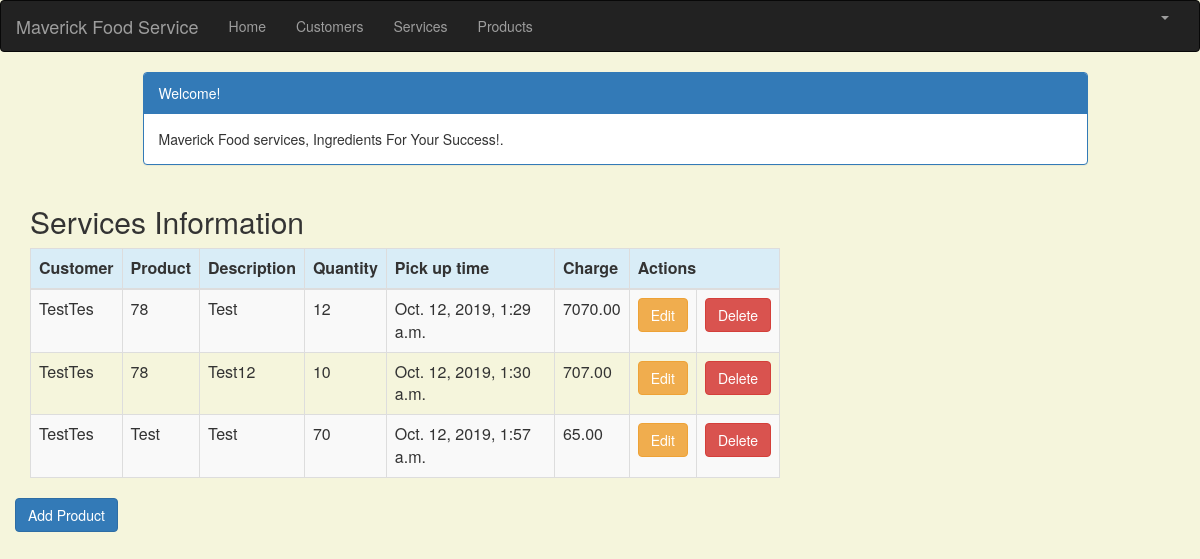
The page /product_list (signed in) on the database its author committed.
### crm/models.py (models this page shows, shortened)
class Product(models.Model):
    cust_name = models.ForeignKey(Customer, on_delete=models.CASCADE, related_name='products')
    product = models.CharField(max_length=100)
    p_description = models.TextField()
    quantity = models.IntegerField()
    pickup_time = models.DateTimeField(
        default=timezone.now)
    charge = models.DecimalField(max_digits=10, decimal_places=2)
    created_date = models.DateTimeField(
        default=timezone.now)
    updated_date = models.DateTimeField(auto_now_add=True)

class Customer(models.Model):
    cust_name = models.CharField(max_length=50)
    organization = models.CharField(max_length=100, blank=True)
    role = models.CharField(max_length=100)
    email = models.EmailField(max_length=100)
    bldgroom = models.CharField(max_length=100)
    address = models.CharField(max_length=200)
    account_number = models.IntegerField(blank=False, null=False)
    city = models.CharField(max_length=50)
    state = models.CharField(max_length=50)
    zipcode = models.CharField(max_length=10)
    phone_number = models.CharField(max_length=50)
    created_date = models.DateTimeField(
        default=timezone.now)
    updated_date = models.DateTimeField(auto_now_add=True)
    def __str__(self):
        return str(self.cust_name)

### crm/views.py (the view)
# urls.py: path('product_list', views.product_list, name='product_list'),
@login_required
def product_list(request):
   products = Product.objects.filter(created_date__lte=timezone.now())
   return render(request, 'crm/product_list.html', {'products': products})

### crm/templates/crm/product_list.html (shortened to what this page needs)
{% extends 'crm/base.html' %}
{% block content %}
    <html>
    <head>
        <link rel="stylesheet" href="https://maxcdn.bootstrapcdn.com/bootstrap/3.3.4/css/bootstrap.min.css">
    </head>
    <body>
    <div class="container">
        <div class="row">
            <div class="col-md-10 col-md-offset-1">
                <div class="panel panel-primary">
                    <div class="panel-heading">Welcome!</div>
                    <div class="panel-body">
                        Maverick Food services, Ingredients For Your Success!.
                    </div>
                </div>
            </div>
        </div>
    </div>
    <div class="row">
        <h2 style="padding-left: 15Px">Services Information</h2>
    </div>
    <div>
        <table class="table table-striped table-bordered table-hover">
            <thead>
            <tr class="bg-info">
                <th>Customer</th>
                <th>Product</th>
                <th>Description</th>
                <th>Quantity</th>
                <th>Pick up time</th>
                <th>Charge</th>
                <th colspan="3">Actions</th>
            </tr>
            </thead>
            <tbody>
            {% for service in products %}
                <tr>
                    <td>{{ service.cust_name }}</td>
                    <td>{{ service.product }}</td>
                     <td>{{ service.p_description }}</td>
                    <td>{{ service.quantity }}</td>
                    <td>{{ service.pickup_time }}</td>
                    <td>{{ service.charge }}</td>
                   <td><a href="{% url 'crm:product_edit' pk=service.pk %}"
                           class="btn btn-warning">Edit</a></td>
                    <td><a href="{%url 'crm:product_delete' pk=service.pk %}"
onclick="return confirm('Are you sure you want to delete?')"
                           class="btn btn-danger">Delete</a>
                    </td>
                </tr>
            {% endfor %}
            </tbody>
        </table>
    <div class="row">
         <a href="{% url 'crm:product_new' %}" class="row"><span
                    class="btn btn-primary">Add Product</span></a>
     </div>
    </div>
    </body>
    </html>
{% endblock %}

### crm/templates/crm/product_list.html (style rules this page uses)
body { background-color: beige; }

### rows shown on the page
Product: cust_name "TestTes", product "78", p_description "Test", quantity "12", pickup_time "Oct. 12, 2019, 1:29 a.m.", charge "7070.00"
Product: cust_name "TestTes", product "78", p_description "Test12", quantity "10", pickup_time "Oct. 12, 2019, 1:30 a.m.", charge "707.00"
Product: cust_name "TestTes", product "Test", p_description "Test", quantity "70", pickup_time "Oct. 12, 2019, 1:57 a.m.", charge "65.00"
